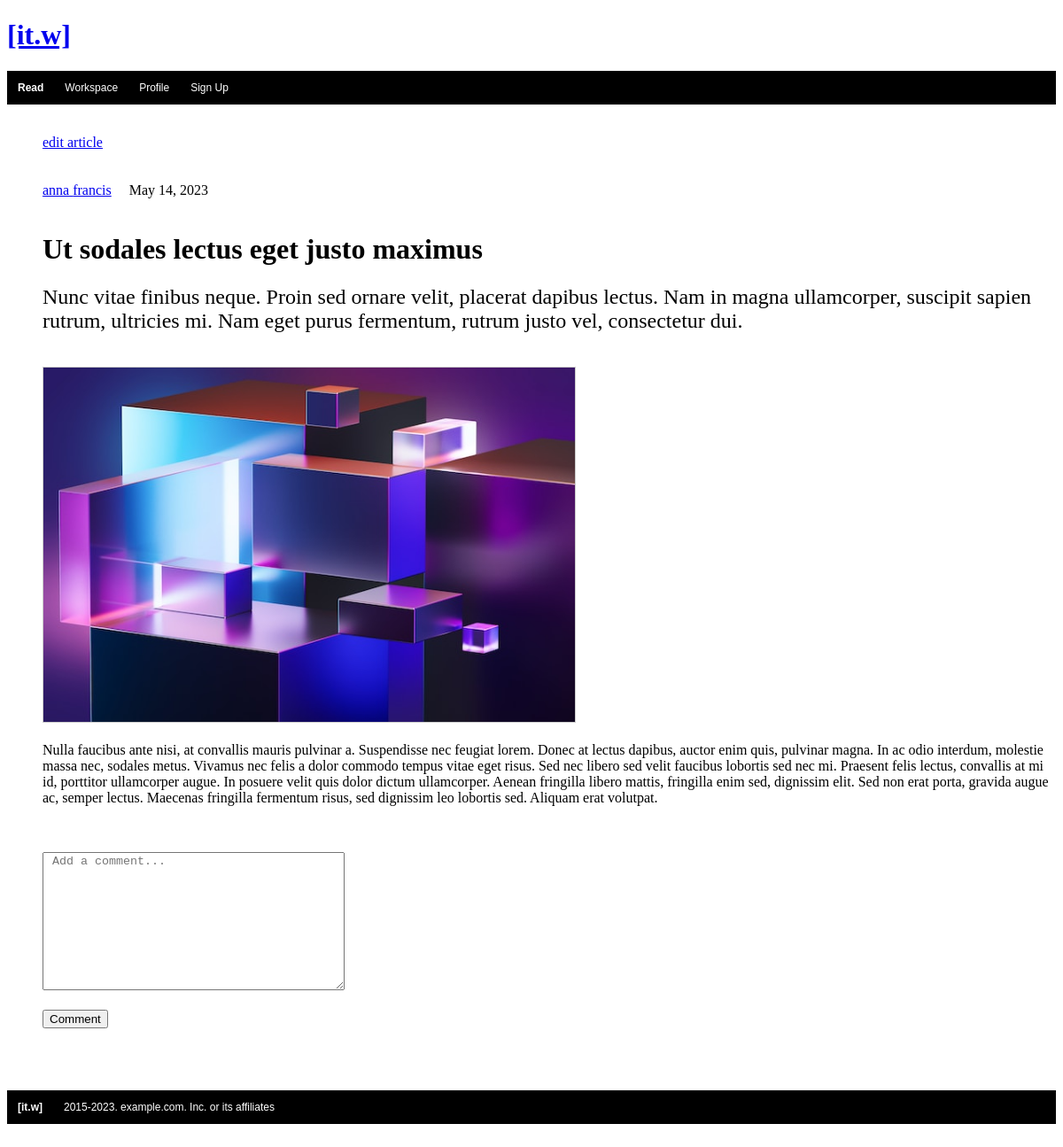
Page /articles/article/1/ on the earlier database version.
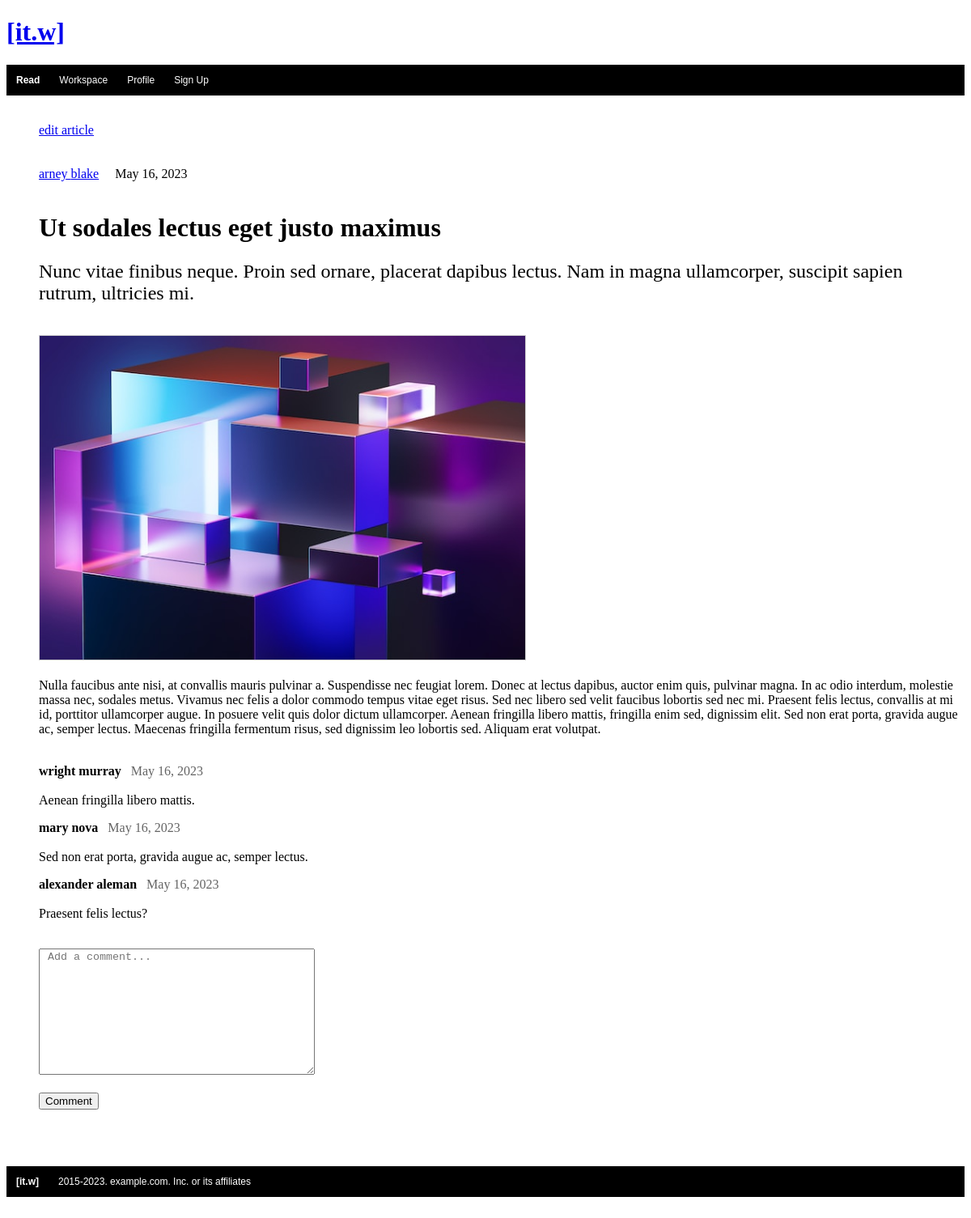
Same page on the later database version.
### articles/models.py (models this page shows)
class Article (models.Model):
    id = models.BigAutoField(primary_key=True) # not in forms
    user = models.ForeignKey (User, on_delete=models.CASCADE)
    headline = models.TextField(max_length=60)
    description = models.TextField (max_length=160)
    body = models.TextField (max_length=4000)
    date_published = models.DateField(auto_now=True) # not in forms
    location = models.CharField(max_length=30, null=True, blank=True)
    article_pic = models.ImageField(default='milad-fakurian-unsplash-article.jpg')
    class Meta:
        db_table = 'article_table'

### users/models.py (models this page shows)
class User(models.Model):
    id = models.BigAutoField(primary_key=True)
    first_name = models.CharField(max_length=30)
    last_name= models.CharField(max_length=30)
    username = models.CharField(max_length=30)
    email = models.EmailField(max_length=30)
    password=models.CharField(max_length=30)
    short_description = models.TextField (max_length=160, blank=True)
    long_description = models.TextField (max_length=1000, blank=True)
    user_pic = models.ImageField(default='milad-fakurian-unsplash-user.jpg')
    class Meta:
        db_table = 'user_table'

### comments/models.py (models this page shows)
class Comment (models.Model):
    id = models.BigAutoField(primary_key=True)
    user = models.ForeignKey (User, on_delete=models.CASCADE)
    article = models.ForeignKey(Article, on_delete=models.CASCADE)
    date_published = models.DateField(auto_now=True)
    body = models.TextField (max_length=4000)
    class Meta:
        db_table = 'comment_table'

### articles/views.py (the view)
# urls.py: path("article/<int:article_id>/", views.article, name="article"),
def article(request ,article_id):
    article_obj= Article.objects.get(id=article_id)
    comments_all = Comment.objects.all()
    comments_by_article = []
    for comment in comments_all:
        if comment.article.id == article_id:
            comments_by_article.append(comment)
    random_user = User.objects.get(id=random.randint(1,10))
    comment = Comment( user = random_user, article = article_obj)
    form_comment = CommentForm(request.POST, instance=comment)
    if form_comment.is_valid():
        form_comment.save()
        return redirect('/articles/article/'+ str(article_id))
    context = {'article_obj' : article_obj, 'comments_by_article':comments_by_article, 'form_comment':form_comment }
    return render (request, "article.html", context)

### comments/forms.py
class CommentForm (ModelForm):
    class Meta:
        model= Comment
        fields= ['body']
        widgets = {'body': forms.Textarea(attrs={'placeholder':' Add a comment... '})}

### articles/templates/article.html (shortened to what this page needs)
<!DOCTYPE html>
<html lang="en">
<head>
    {% block content %}
</head>
<body>
        {% include 'itmagazineapp/topnav.html'%}
        <ul style="list-style-type:none;">
            <br>
            <li><a href="{% url 'editarticle' article_obj.id %}">edit article</a></li>
            <br>
            <br>
            <li><a href="{% url 'user' article_obj.user.id%}">{{ article_obj.user.first_name }} {{ article_obj.user.last_name }}</a> &nbsp&nbsp&nbsp {{ article_obj.date_published }} </li>
            <br>
            <li><h1>{{ article_obj.headline }}</h1></li>
            <li><h2 style="font-weight:normal;">{{ article_obj.description}}</h2></li>
            <br>
            <li><img src="{{article_obj.article_pic.url}}"
                style="object-fit:cover;
                    object-position: right;
                    width:600px;
                    height:400px;
                    border: solid 1px #CCC"> </li>
            <br/>
            <li>{{ article_obj.body }} </li>
            <br>
        </ul>
        {% include 'comments/list-comments.html'%}
        {% include 'comments/form-comment.html'%}
        {% include 'itmagazineapp/footer.html'%}
    {% endblock %}
</body>
</html>

### itmagazineapp/templates/itmagazineapp/topnav.html
{% load static %}
<link rel="stylesheet" href="{% static 'articles/css/style.css' %}">
<h1><a href="{% url 'home' %}">[it.w]</a></h1>
<div class="topnav">
    <a href="{% url 'home' %}"><strong>Read</strong></a>
    <a href="{% url 'workspace' %}">Workspace</a>
    <a href="#user">Profile</a>
    <a href="{% url 'signup' %}">Sign Up</a>
</div>

### comments/templates/comments/list-comments.html
{% for comment in comments_by_article %}
        <ul style="list-style-type:none;">
            <li><strong>{{ comment.user.first_name }} {{ comment.user.last_name }}</strong> <a style="color: rgb(100, 100, 100);"> &nbsp {{ comment.date_published }}</a></li>
            <br>
            <li>{{ comment.body }} </li>
        </ul>
{% endfor %}

### comments/templates/comments/form-comment.html
<form action= "" method="POST"> {% csrf_token %}
    <ul style="list-style-type:none;">
        <br>
        <li>{{form_comment.body}}</li>
        <br>
        <input type="submit" value = "Comment"/>
    </ul>
</form>

### itmagazineapp/templates/itmagazineapp/footer.html
{% load static %}
<br>
<br>
<br>
<link rel="stylesheet" href="{% static 'articles/css/style.css' %}">
<div class="topnav">
    <a href="{% url 'home' %}"><strong>[it.w]</strong></a>
    <a> 2015-2023. example.com. Inc. or its affiliates</a>
</div>
<br>

### articles/static/articles/css/style.css (style rules this page uses)
.topnav { background-color: black; overflow:auto; }
.topnav a { float: left; color: white; text-align: center; padding: 12px 12px; text-decoration: none; font-size: 12px; font-family: Arial, Helvetica, sans-serif; display:grid; }

Differences in the rows shown:
changed Article "Ut sodales lectus eget justo maximus": user.first_name "anna" → "arney"; user.last_name "francis" → "blake"; date_published "May 14, 2023" → "May 16, 2023"; description "…finibus neque. Proin sed ornare velit, placerat dapibus lectus. Nam in magna ullamcorper, suscipit sapien rutrum, ultricies mi. Nam eget purus fermentum, rutrum justo vel, consectetur dui." → "Nunc vitae finibus neque. Proin sed ornare, placerat dapibus lectus. Nam in magna ullamcorper, suscipit sapien rutrum, ultricies mi."
added Comment: user.first_name "wright", user.last_name "murray", date_published "May 16, 2023", body "Aenean fringilla libero mattis."
added Comment: user.first_name "mary", user.last_name "nova", date_published "May 16, 2023", body "Sed non erat porta, gravida augue ac, semper lectus."
added Comment: user.first_name "alexander", user.last_name "aleman", date_published "May 16, 2023", body "Praesent felis lectus?"
